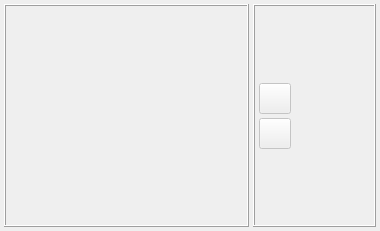
<?xml version="1.0" encoding="UTF-8"?>
<ui version="4.0">
 <class>zrmmethodeditor</class>
 <widget class="QWidget" name="zrmmethodeditor">
  <property name="geometry">
   <rect>
    <x>0</x>
    <y>0</y>
    <width>380</width>
    <height>231</height>
   </rect>
  </property>
  <property name="sizePolicy">
   <sizepolicy hsizetype="Expanding" vsizetype="Preferred">
    <horstretch>0</horstretch>
    <verstretch>0</verstretch>
   </sizepolicy>
  </property>
  <property name="windowTitle">
   <string/>
  </property>
  <layout class="QHBoxLayout" name="horizontalLayout" stretch="2,1">
   <property name="spacing">
    <number>4</number>
   </property>
   <property name="sizeConstraint">
    <enum>QLayout::SetMinAndMaxSize</enum>
   </property>
   <property name="leftMargin">
    <number>4</number>
   </property>
   <property name="topMargin">
    <number>4</number>
   </property>
   <property name="rightMargin">
    <number>4</number>
   </property>
   <property name="bottomMargin">
    <number>4</number>
   </property>
   <item>
    <widget class="QFrame" name="fr_methods">
     <property name="sizePolicy">
      <sizepolicy hsizetype="Expanding" vsizetype="Expanding">
       <horstretch>0</horstretch>
       <verstretch>0</verstretch>
      </sizepolicy>
     </property>
     <property name="minimumSize">
      <size>
       <width>0</width>
       <height>0</height>
      </size>
     </property>
     <property name="frameShape">
      <enum>QFrame::Box</enum>
     </property>
     <property name="frameShadow">
      <enum>QFrame::Raised</enum>
     </property>
     <layout class="QVBoxLayout" name="verticalLayout_7">
      <property name="spacing">
       <number>0</number>
      </property>
      <property name="sizeConstraint">
       <enum>QLayout::SetMinAndMaxSize</enum>
      </property>
      <property name="leftMargin">
       <number>0</number>
      </property>
      <property name="topMargin">
       <number>0</number>
      </property>
      <property name="rightMargin">
       <number>0</number>
      </property>
      <property name="bottomMargin">
       <number>0</number>
      </property>
      <item>
       <widget class="ZrmMethodsTree" name="methods_tree" native="true">
        <property name="sizePolicy">
         <sizepolicy hsizetype="Expanding" vsizetype="Expanding">
          <horstretch>0</horstretch>
          <verstretch>0</verstretch>
         </sizepolicy>
        </property>
       </widget>
      </item>
     </layout>
    </widget>
   </item>
   <item>
    <widget class="QStackedWidget" name="param_widget">
     <property name="sizePolicy">
      <sizepolicy hsizetype="Expanding" vsizetype="Expanding">
       <horstretch>0</horstretch>
       <verstretch>0</verstretch>
      </sizepolicy>
     </property>
     <property name="frameShape">
      <enum>QFrame::Box</enum>
     </property>
     <property name="frameShadow">
      <enum>QFrame::Raised</enum>
     </property>
     <property name="currentIndex">
      <number>1</number>
     </property>
     <widget class="ZrmStagesEditor" name="stages_page">
      <property name="sizePolicy">
       <sizepolicy hsizetype="Expanding" vsizetype="Expanding">
        <horstretch>0</horstretch>
        <verstretch>0</verstretch>
       </sizepolicy>
      </property>
     </widget>
     <widget class="QWidget" name="link_page">
      <property name="sizePolicy">
       <sizepolicy hsizetype="Maximum" vsizetype="Expanding">
        <horstretch>0</horstretch>
        <verstretch>0</verstretch>
       </sizepolicy>
      </property>
      <layout class="QHBoxLayout" name="horizontalLayout_2">
       <property name="spacing">
        <number>4</number>
       </property>
       <property name="sizeConstraint">
        <enum>QLayout::SetMinAndMaxSize</enum>
       </property>
       <property name="leftMargin">
        <number>4</number>
       </property>
       <property name="topMargin">
        <number>4</number>
       </property>
       <property name="rightMargin">
        <number>4</number>
       </property>
       <property name="bottomMargin">
        <number>4</number>
       </property>
       <item>
        <layout class="QVBoxLayout" name="verticalLayout_8">
         <property name="spacing">
          <number>4</number>
         </property>
         <item>
          <spacer name="verticalSpacer_4">
           <property name="orientation">
            <enum>Qt::Vertical</enum>
           </property>
           <property name="sizeHint" stdset="0">
            <size>
             <width>20</width>
             <height>40</height>
            </size>
           </property>
          </spacer>
         </item>
         <item>
          <widget class="QToolButton" name="tbLinkMethod">
           <property name="enabled">
            <bool>false</bool>
           </property>
           <property name="sizePolicy">
            <sizepolicy hsizetype="Maximum" vsizetype="Maximum">
             <horstretch>0</horstretch>
             <verstretch>0</verstretch>
            </sizepolicy>
           </property>
           <property name="text">
            <string/>
           </property>
           <property name="icon">
            <iconset resource="zrm_data.qrc">
             <normaloff>:/data/icons/left.png</normaloff>:/data/icons/left.png</iconset>
           </property>
           <property name="iconSize">
            <size>
             <width>24</width>
             <height>24</height>
            </size>
           </property>
          </widget>
         </item>
         <item>
          <widget class="QToolButton" name="tbUnlinkMethod">
           <property name="enabled">
            <bool>false</bool>
           </property>
           <property name="sizePolicy">
            <sizepolicy hsizetype="Maximum" vsizetype="Maximum">
             <horstretch>0</horstretch>
             <verstretch>0</verstretch>
            </sizepolicy>
           </property>
           <property name="text">
            <string/>
           </property>
           <property name="icon">
            <iconset resource="zrm_data.qrc">
             <normaloff>:/data/icons/right.png</normaloff>:/data/icons/right.png</iconset>
           </property>
           <property name="iconSize">
            <size>
             <width>24</width>
             <height>24</height>
            </size>
           </property>
          </widget>
         </item>
         <item>
          <spacer name="verticalSpacer_5">
           <property name="orientation">
            <enum>Qt::Vertical</enum>
           </property>
           <property name="sizeHint" stdset="0">
            <size>
             <width>20</width>
             <height>40</height>
            </size>
           </property>
          </spacer>
         </item>
        </layout>
       </item>
       <item>
        <widget class="ZrmMethodsTree" name="methods_abstract" native="true">
         <property name="sizePolicy">
          <sizepolicy hsizetype="Expanding" vsizetype="Expanding">
           <horstretch>0</horstretch>
           <verstretch>0</verstretch>
          </sizepolicy>
         </property>
        </widget>
       </item>
      </layout>
     </widget>
     <widget class="QWidget" name="empty_page">
      <property name="sizePolicy">
       <sizepolicy hsizetype="Expanding" vsizetype="Expanding">
        <horstretch>0</horstretch>
        <verstretch>0</verstretch>
       </sizepolicy>
      </property>
     </widget>
    </widget>
   </item>
  </layout>
  <action name="actApply">
   <property name="enabled">
    <bool>false</bool>
   </property>
   <property name="icon">
    <iconset resource="zrm_data.qrc">
     <normaloff>:/data/icons/apply.png</normaloff>:/data/icons/apply.png</iconset>
   </property>
   <property name="text">
    <string>Применить</string>
   </property>
   <property name="toolTip">
    <string>Применить (Ctrl+Return)</string>
   </property>
   <property name="shortcut">
    <string>Ctrl+Return</string>
   </property>
  </action>
  <action name="actUndo">
   <property name="enabled">
    <bool>false</bool>
   </property>
   <property name="icon">
    <iconset resource="zrm_data.qrc">
     <normaloff>:/data/icons/undo.png</normaloff>:/data/icons/undo.png</iconset>
   </property>
   <property name="text">
    <string>Отмена</string>
   </property>
   <property name="toolTip">
    <string>Отмена изменений (Ctrl+Backspace)</string>
   </property>
   <property name="shortcut">
    <string>Ctrl+Backspace</string>
   </property>
  </action>
  <action name="actDelete">
   <property name="enabled">
    <bool>false</bool>
   </property>
   <property name="icon">
    <iconset resource="zrm_data.qrc">
     <normaloff>:/data/icons/delete.png</normaloff>:/data/icons/delete.png</iconset>
   </property>
   <property name="text">
    <string>Удалить</string>
   </property>
   <property name="toolTip">
    <string>Удалить (Ctrl+Del)</string>
   </property>
   <property name="shortcut">
    <string>Ctrl+Del</string>
   </property>
  </action>
  <action name="actLink">
   <property name="checkable">
    <bool>true</bool>
   </property>
   <property name="enabled">
    <bool>true</bool>
   </property>
   <property name="icon">
    <iconset resource="zrm_data.qrc">
     <normaloff>:/data/icons/link.png</normaloff>:/data/icons/link.png</iconset>
   </property>
   <property name="text">
    <string>Связать</string>
   </property>
   <property name="toolTip">
    <string>Связать (Ctrl+L)</string>
   </property>
   <property name="shortcut">
    <string>Ctrl+L</string>
   </property>
  </action>
  <action name="actNew">
   <property name="icon">
    <iconset resource="zrm_data.qrc">
     <normaloff>:/data/icons/new.png</normaloff>:/data/icons/new.png</iconset>
   </property>
   <property name="text">
    <string>Новая категория</string>
   </property>
  </action>
  <action name="actNewChild">
   <property name="icon">
    <iconset resource="zrm_data.qrc">
     <normaloff>:/data/icons/new_child.png</normaloff>:/data/icons/new_child.png</iconset>
   </property>
   <property name="text">
    <string>Создать </string>
   </property>
   <property name="toolTip">
    <string>Создать(Ctrl+N)</string>
   </property>
   <property name="shortcut">
    <string>Ctrl+N</string>
   </property>
  </action>
  <action name="actMethodEdit">
   <property name="checkable">
    <bool>true</bool>
   </property>
   <property name="enabled">
    <bool>false</bool>
   </property>
   <property name="icon">
    <iconset resource="zrm_data.qrc">
     <normaloff>:/data/icons/edit.png</normaloff>:/data/icons/edit.png</iconset>
   </property>
   <property name="text">
    <string>Редактировать метод</string>
   </property>
   <property name="toolTip">
    <string>Редактировать метод (Ctrl+E)</string>
   </property>
   <property name="shortcut">
    <string>Ctrl+E</string>
   </property>
  </action>
  <action name="actAllMethods">
   <property name="checkable">
    <bool>true</bool>
   </property>
   <property name="icon">
    <iconset resource="zrm_data.qrc">
     <normaloff>:/data/icons/pinball.png</normaloff>:/data/icons/pinball.png</iconset>
   </property>
   <property name="text">
    <string>Все методы</string>
   </property>
   <property name="toolTip">
    <string>Все методы(Ctrl+A)</string>
   </property>
   <property name="shortcut">
    <string>Ctrl+A</string>
   </property>
  </action>
  <action name="actCopyModel">
   <property name="enabled">
    <bool>false</bool>
   </property>
   <property name="icon">
    <iconset resource="zrm_data.qrc">
     <normaloff>:/data/icons/copy_model.png</normaloff>:/data/icons/copy_model.png</iconset>
   </property>
   <property name="text">
    <string>Создать копию</string>
   </property>
   <property name="toolTip">
    <string>Создать копию (Ctrl+C)</string>
   </property>
   <property name="shortcut">
    <string>Ctrl+C</string>
   </property>
  </action>
 </widget>
 <customwidgets>
  <customwidget>
   <class>ZrmMethodsTree</class>
   <extends>QWidget</extends>
   <header>zrmmethodstree.h</header>
   <container>1</container>
  </customwidget>
  <customwidget>
   <class>ZrmStagesEditor</class>
   <extends>QWidget</extends>
   <header>zrmstageseditor.h</header>
   <container>1</container>
  </customwidget>
 </customwidgets>
 <tabstops>
  <tabstop>tbLinkMethod</tabstop>
  <tabstop>tbUnlinkMethod</tabstop>
 </tabstops>
 <resources>
  <include location="zrm_data.qrc"/>
 </resources>
 <connections/>
</ui>
